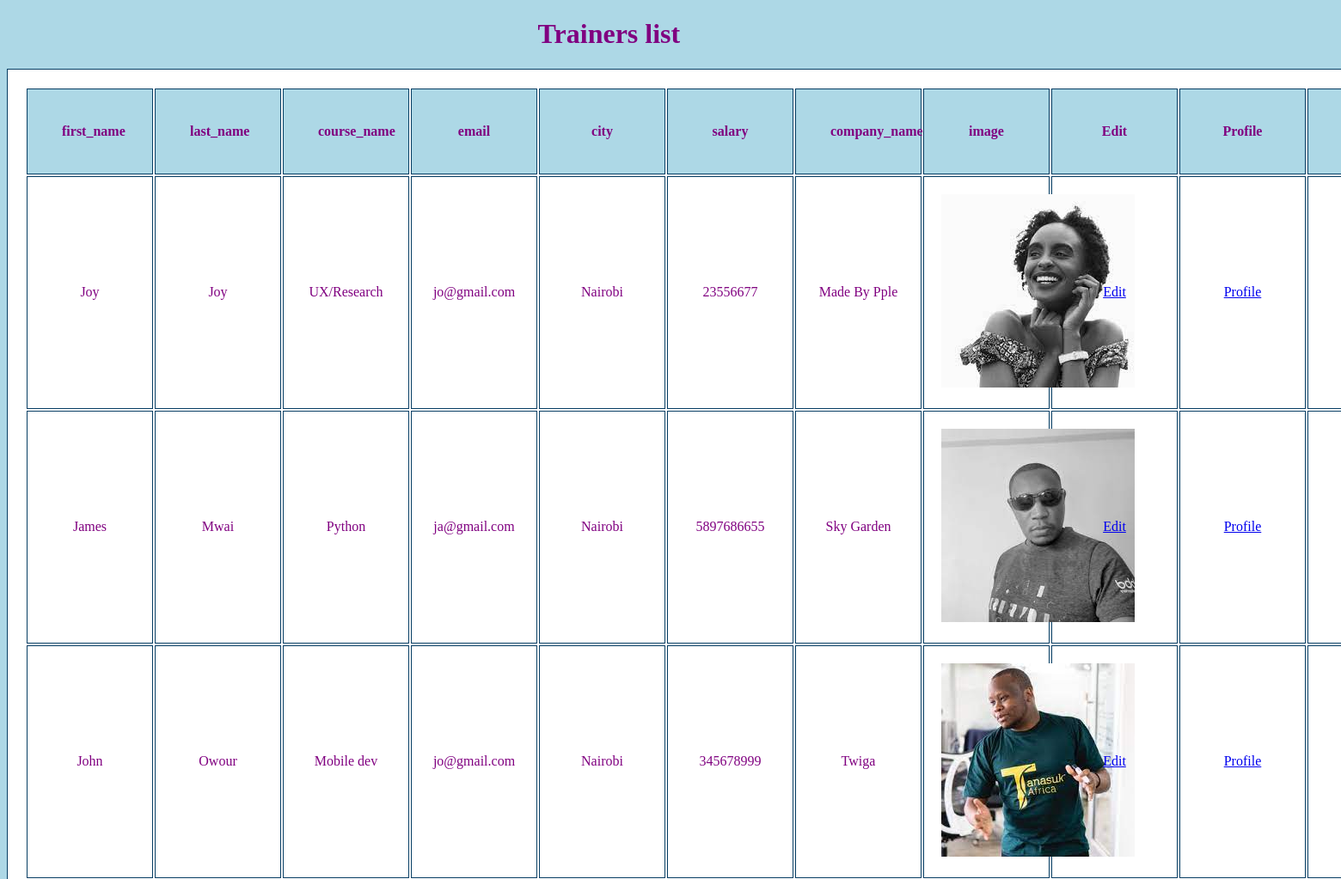
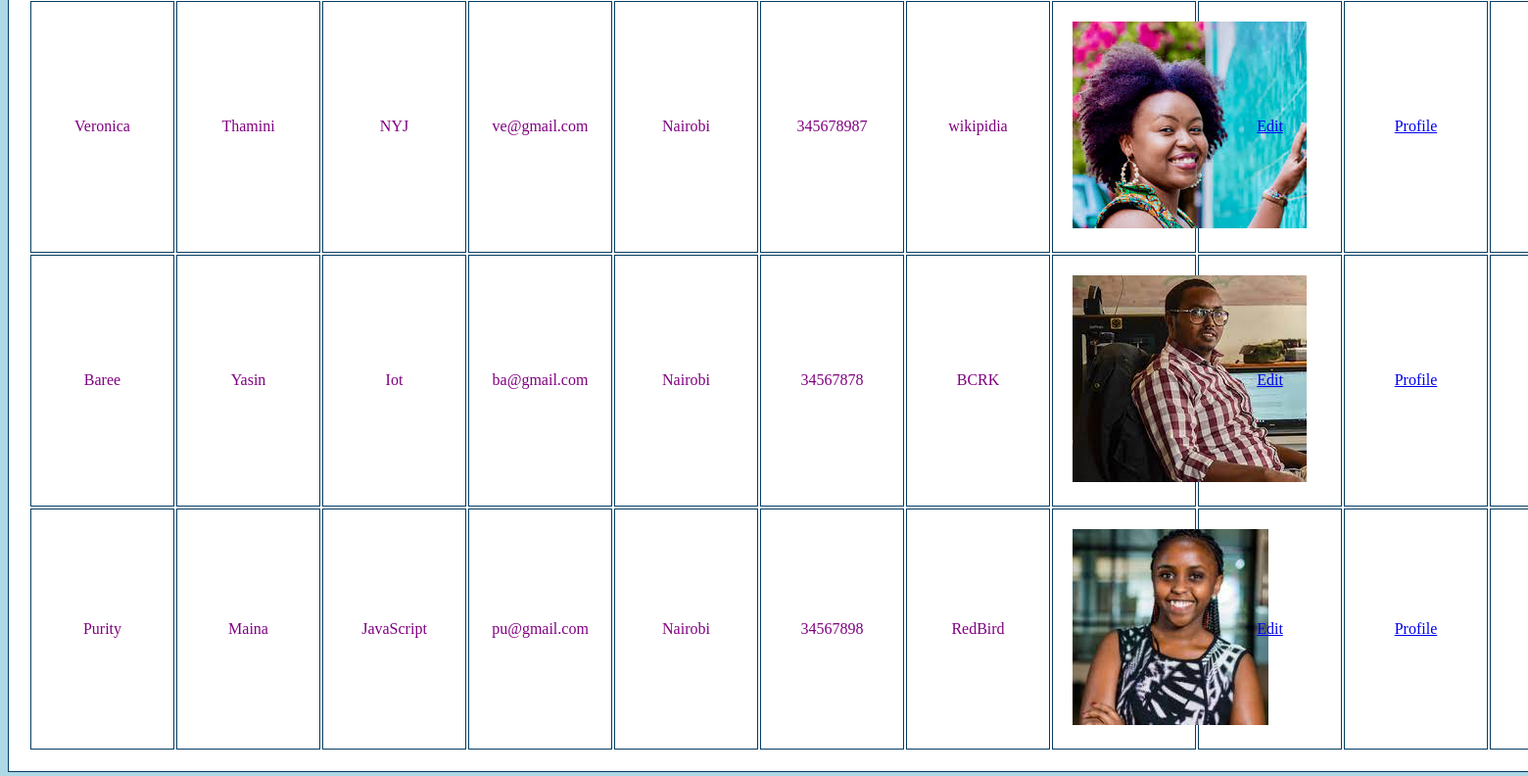
Page /trainer/list/ on the committed database (2 pictures, top to bottom).
### trainer/models.py (models this page shows)
class trainer(models.Model):
    first_name=models.CharField(max_length=12)
    last_name=models.CharField(max_length=10)
    age=models.PositiveSmallIntegerField()
    date_of_birth=models.DateField()
    phone_number=models.CharField(max_length=12)
    company_name=models.CharField(max_length=12)
    course_name=models.CharField(max_length=15)
    email=models.CharField(max_length=12)
    resume=models.FileField()
    city=models.CharField(max_length=10)
    salary=models.BigIntegerField()
    image=models.ImageField(upload_to="images/",null=True)

### trainer/views.py (the view)
# urls.py: path("list/", trainer_list,name="trainer_list"),
def trainer_list(request):
    trainers=trainer.objects.all()
    return render(request,"trainer_list.html",{"trainers":trainers})

### trainer/templates/trainer_list.html (shortened to what this page needs)
<!DOCTYPE html>
<html lang="en">
<head>
</head>
<body>
<h1>Trainers list</h1>
 <table style="width:54%">
    <tr>
    <th>first_name</th>
    <th>last_name</th>
    <th>course_name</th>
    <th>email</th>
    <th>city</th>
    <th>salary</th>
    <th>company_name</th>
    <th>image</th>
    <th>Edit</th>
    <th>Profile</th>
    <th>Delete</th>
    </tr>
    <tr>
    {% for trainer in trainers %}
    <td>{{trainer.first_name}}</td>
    <td>{{trainer.last_name}}</td>
    <td>{{trainer.course_name}}</td>
    <td>{{trainer.email}}</td>
    <td>{{trainer.city}}</td>
    <td>{{trainer.salary}}</td>
    <td>{{trainer.company_name}}</td>
    {% if trainer.image %}
    <td> <img src="{{trainer.image.url}}"></td>
    {% endif %}
    <td> <a href="{% url 'edit_trainer' id=trainer.id %}">Edit</a></td>
    <td> <a href="{% url 'trainer_profile' id=trainer.id %}">Profile</a></td>
    <td> <a href="{% url 'delete_trainer' id=trainer.id %}">Delete</a></td>
     </tr>
    {% endfor %}
    </table>
</body>
</html>

### trainer/templates/trainer_list.html (style rules this page uses)
body { color:black; background-color:lightblue; }
table { background:white; width: 700px; height:200px; margin: auto; text-align: center; table-layout: fixed; }
table,tr,th,td { color:purple; border: 1px solid rgb(6, 61, 99); width:65px; }
td,th { padding:40px; }
h1 { color:purple; padding-left:40%; }
table,td { padding:20px; }
th { background-color:lightblue; }

### rows in the picture
trainer: first_name "Joy", last_name "Joy", course_name "UX/Research", email "jo@gmail.com", city "Nairobi", salary "23556677", company_name "Made By Pple", image (picture)
trainer: first_name "James", last_name "Mwai", course_name "Python", email "ja@gmail.com", city "Nairobi", salary "5897686655", company_name "Sky Garden", image (picture)
trainer: first_name "John", last_name "Owour", course_name "Mobile dev", email "jo@gmail.com", city "Nairobi", salary "345678999", company_name "Twiga", image (picture)
trainer: first_name "Veronica", last_name "Thamini", course_name "NYJ", email "ve@gmail.com", city "Nairobi", salary "345678987", company_name "wikipidia", image (picture)
trainer: first_name "Baree", last_name "Yasin", course_name "Iot", email "ba@gmail.com", city "Nairobi", salary "34567878", company_name "BCRK", image (picture)
trainer: first_name "Purity", last_name "Maina", course_name "JavaScript", email "pu@gmail.com", city "Nairobi", salary "34567898", company_name "RedBird", image (picture)
